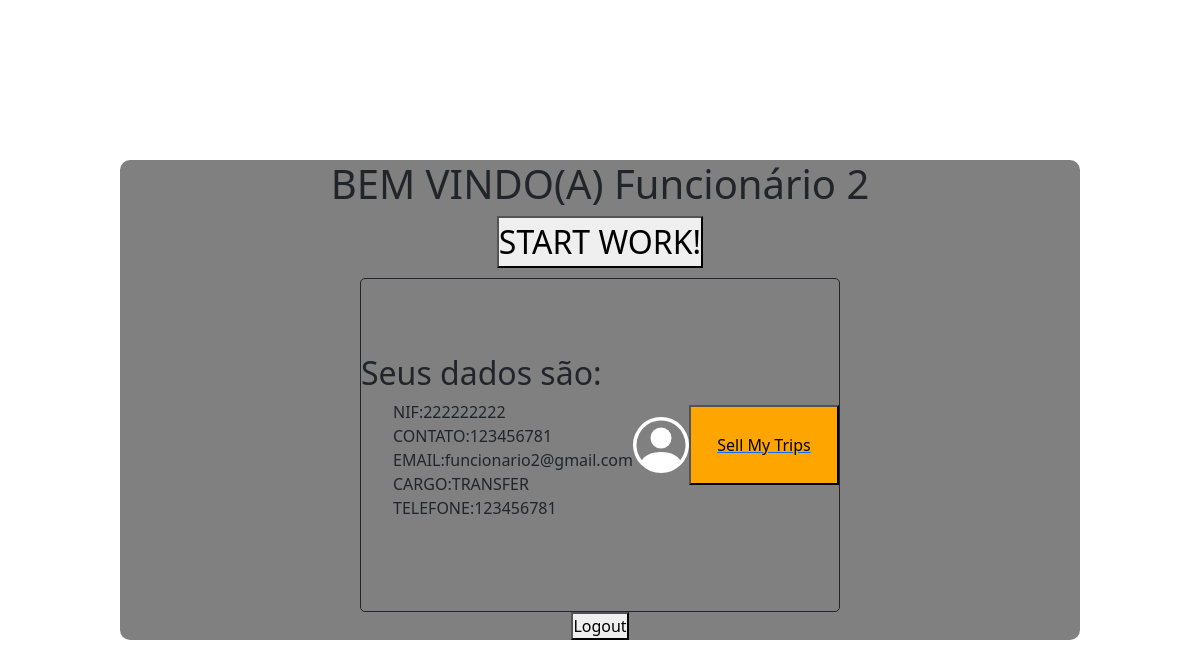
Screenshot of /start-services (signed in) with the database file from the repository.
### app/models/tables_db.py (models this page shows, shortened)
class User(database.Model, UserMixin):
    __tablename__ = "users"
    nif = database.Column(database.Integer, primary_key=True)
    name = database.Column(database.String, nullable=True)
    position = database.Column(database.String, nullable=True)
    contact = database.Column(database.Integer, nullable=True)
    email = database.Column(database.String, nullable=True, unique=True)
    user = database.Column(database.String, nullable=True, unique=True)
    password = database.Column(database.String, nullable=True)
    trips = database.relationship('Trip', back_populates='user_object', lazy='dynamic')

### app/controllers/routes.py (the view)
@app.route('/start-services', methods=['GET'])
@login_required  # Verify if user is Login
def start_services():
    return render_template("start_services.html", user=current_user)  # Render the html with all data

### app/__init__.py (called while the page is built)
@login_manager.user_loader
def load_user(user_nif):
    return User.query.get(int(user_nif))

### app/templates/start_services.html (shortened to what this page needs)
<!DOCTYPE html>
<html lang="en">
<head>
    <link rel="stylesheet" href="{{ url_for('static', filename='css/bootstrap.min.css') }}">
    <link rel="stylesheet" href="{{ url_for('static', filename='my_css/style_start_services.css')}}">
</head>
<body>
    <main>
        <div class="painel" style="flex-direction: column;">
            <h1>BEM VINDO(A) {{ user.name }}</h1>
                <a href="{{ url_for('service') }}">
                    <button type="button" class="button-default" style="font-size: 2rem;"> START WORK! </button>
                </a>
            <div class="data" style="margin-top: 10px; display: flex; flex-direction: row; justify-content: space-around; align-items: center;">
                <div class="info">
                    <h2>Seus dados são:</h2>
                    <ul>
                        <li>NIF:{{ user.nif }}</li>
                        <li>CONTATO:{{ user.contact }}</li>
                        <li>EMAIL:{{ user.email }}</li>
                        <li>CARGO:{{ user.position }}</li>
                        <li>TELEFONE:{{ user.contact }}</li>
                    </ul>
                </div>
            <a href="{{ url_for('see_all_trips_user') }}">
                <button class="btn-back">Sell My Trips</button>
            </a>
            </div>
        <a href="{{ url_for('logout') }}">
            <button type="button" class="button-default"> Logout </button>
        </a>
        </div>
    </main>
</body>
</html>

### app/static/my_css/style_start_services.css (style rules this page uses)
* { margin: 0; padding: 0; text-decoration: none; }
body { display: flex; flex-direction: column; width: 100%; }
main { height: 100vh; display:flex; align-items: center; justify-content: center; }
.painel { width: 80%; height: 60%; display:flex; justify-content: space-around; align-items: center; background-color: gray; border-radius: 10px; }
ul { list-style-type: none; }
.data { display:flex; flex-direction: column; border: 1px solid; border-radius: 5px; height: 90%; width:50%; }
.btn-back { width: 150px; height: 80px; background-color: orange; display: flex; align-items: center; justify-content: center; }

### rows the page displays
User: name "Funcionário 2", nif "222222222", contact "123456781", email "funcionario2@gmail.com", position "TRANSFER"
